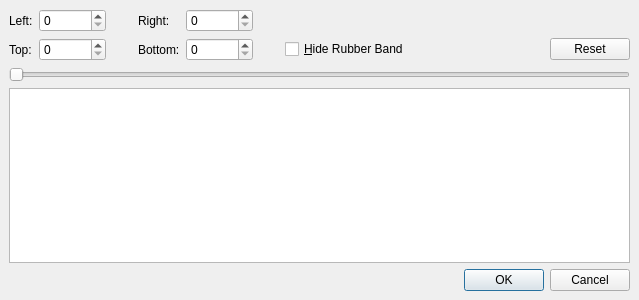
<?xml version="1.0" encoding="UTF-8"?>
<ui version="4.0">
 <class>blackenDialog</class>
 <widget class="QDialog" name="blackenDialog">
  <property name="geometry">
   <rect>
    <x>0</x>
    <y>0</y>
    <width>639</width>
    <height>300</height>
   </rect>
  </property>
  <property name="windowTitle">
   <string>Blacken Borders</string>
  </property>
  <layout class="QVBoxLayout">
   <property name="spacing">
    <number>6</number>
   </property>
   <property name="leftMargin">
    <number>9</number>
   </property>
   <property name="topMargin">
    <number>9</number>
   </property>
   <property name="rightMargin">
    <number>9</number>
   </property>
   <property name="bottomMargin">
    <number>9</number>
   </property>
   <item>
    <layout class="QGridLayout">
     <property name="leftMargin">
      <number>0</number>
     </property>
     <property name="topMargin">
      <number>0</number>
     </property>
     <property name="rightMargin">
      <number>0</number>
     </property>
     <property name="bottomMargin">
      <number>0</number>
     </property>
     <property name="spacing">
      <number>6</number>
     </property>
     <item row="1" column="4">
      <widget class="QSpinBox" name="spinBoxBottom">
       <property name="maximum">
        <number>2147483647</number>
       </property>
      </widget>
     </item>
     <item row="1" column="2">
      <spacer>
       <property name="orientation">
        <enum>Qt::Horizontal</enum>
       </property>
       <property name="sizeType">
        <enum>QSizePolicy::Fixed</enum>
       </property>
       <property name="sizeHint" stdset="0">
        <size>
         <width>26</width>
         <height>20</height>
        </size>
       </property>
      </spacer>
     </item>
     <item row="1" column="3">
      <widget class="QLabel" name="label_3">
       <property name="text">
        <string>Bottom:</string>
       </property>
      </widget>
     </item>
     <item row="1" column="6">
      <widget class="QCheckBox" name="checkBoxRubber">
       <property name="text">
        <string>&amp;Hide Rubber Band</string>
       </property>
      </widget>
     </item>
     <item row="0" column="3">
      <widget class="QLabel" name="label_2">
       <property name="text">
        <string>Right:</string>
       </property>
      </widget>
     </item>
     <item row="1" column="7">
      <spacer>
       <property name="orientation">
        <enum>Qt::Horizontal</enum>
       </property>
       <property name="sizeType">
        <enum>QSizePolicy::MinimumExpanding</enum>
       </property>
       <property name="sizeHint" stdset="0">
        <size>
         <width>40</width>
         <height>20</height>
        </size>
       </property>
      </spacer>
     </item>
     <item row="1" column="0">
      <widget class="QLabel" name="label_4">
       <property name="text">
        <string>Top:</string>
       </property>
      </widget>
     </item>
     <item row="1" column="8">
      <widget class="QPushButton" name="pushButtonReset">
       <property name="text">
        <string>Reset</string>
       </property>
      </widget>
     </item>
     <item row="0" column="0">
      <widget class="QLabel" name="label">
       <property name="text">
        <string>Left:</string>
       </property>
      </widget>
     </item>
     <item row="1" column="1">
      <widget class="QSpinBox" name="spinBoxTop">
       <property name="maximum">
        <number>2147483647</number>
       </property>
      </widget>
     </item>
     <item row="0" column="7">
      <spacer>
       <property name="orientation">
        <enum>Qt::Horizontal</enum>
       </property>
       <property name="sizeType">
        <enum>QSizePolicy::MinimumExpanding</enum>
       </property>
       <property name="sizeHint" stdset="0">
        <size>
         <width>40</width>
         <height>20</height>
        </size>
       </property>
      </spacer>
     </item>
     <item row="0" column="1">
      <widget class="QSpinBox" name="spinBoxLeft">
       <property name="maximum">
        <number>2147483647</number>
       </property>
      </widget>
     </item>
     <item row="0" column="2">
      <spacer>
       <property name="orientation">
        <enum>Qt::Horizontal</enum>
       </property>
       <property name="sizeType">
        <enum>QSizePolicy::Fixed</enum>
       </property>
       <property name="sizeHint" stdset="0">
        <size>
         <width>26</width>
         <height>20</height>
        </size>
       </property>
      </spacer>
     </item>
     <item row="0" column="4">
      <widget class="QSpinBox" name="spinBoxRight">
       <property name="maximum">
        <number>2147483647</number>
       </property>
      </widget>
     </item>
     <item row="1" column="5">
      <spacer name="horizontalSpacer">
       <property name="orientation">
        <enum>Qt::Horizontal</enum>
       </property>
       <property name="sizeType">
        <enum>QSizePolicy::Fixed</enum>
       </property>
       <property name="sizeHint" stdset="0">
        <size>
         <width>26</width>
         <height>20</height>
        </size>
       </property>
      </spacer>
     </item>
     <item row="0" column="5">
      <spacer name="horizontalSpacer_2">
       <property name="orientation">
        <enum>Qt::Horizontal</enum>
       </property>
       <property name="sizeType">
        <enum>QSizePolicy::Fixed</enum>
       </property>
       <property name="sizeHint" stdset="0">
        <size>
         <width>26</width>
         <height>20</height>
        </size>
       </property>
      </spacer>
     </item>
    </layout>
   </item>
   <item>
    <layout class="QHBoxLayout" name="toolboxLayout"/>
   </item>
   <item>
    <widget class="ADM_QSlider" name="horizontalSlider">
     <property name="orientation">
      <enum>Qt::Horizontal</enum>
     </property>
    </widget>
   </item>
   <item>
    <widget class="QGraphicsView" name="graphicsView"/>
   </item>
   <item>
    <widget class="QDialogButtonBox" name="buttonBox">
     <property name="orientation">
      <enum>Qt::Horizontal</enum>
     </property>
     <property name="standardButtons">
      <set>QDialogButtonBox::Cancel|QDialogButtonBox::Ok</set>
     </property>
    </widget>
   </item>
  </layout>
 </widget>
 <customwidgets>
  <customwidget>
   <class>ADM_QSlider</class>
   <extends>QSlider</extends>
   <header>ADM_toolkitQt.h</header>
  </customwidget>
 </customwidgets>
 <tabstops>
  <tabstop>spinBoxLeft</tabstop>
  <tabstop>spinBoxRight</tabstop>
  <tabstop>spinBoxTop</tabstop>
  <tabstop>spinBoxBottom</tabstop>
  <tabstop>checkBoxRubber</tabstop>
  <tabstop>pushButtonReset</tabstop>
  <tabstop>horizontalSlider</tabstop>
  <tabstop>graphicsView</tabstop>
  <tabstop>buttonBox</tabstop>
 </tabstops>
 <resources/>
 <connections>
  <connection>
   <sender>buttonBox</sender>
   <signal>accepted()</signal>
   <receiver>blackenDialog</receiver>
   <slot>accept()</slot>
   <hints>
    <hint type="sourcelabel">
     <x>248</x>
     <y>254</y>
    </hint>
    <hint type="destinationlabel">
     <x>157</x>
     <y>274</y>
    </hint>
   </hints>
  </connection>
  <connection>
   <sender>buttonBox</sender>
   <signal>rejected()</signal>
   <receiver>blackenDialog</receiver>
   <slot>reject()</slot>
   <hints>
    <hint type="sourcelabel">
     <x>316</x>
     <y>260</y>
    </hint>
    <hint type="destinationlabel">
     <x>286</x>
     <y>274</y>
    </hint>
   </hints>
  </connection>
 </connections>
</ui>
